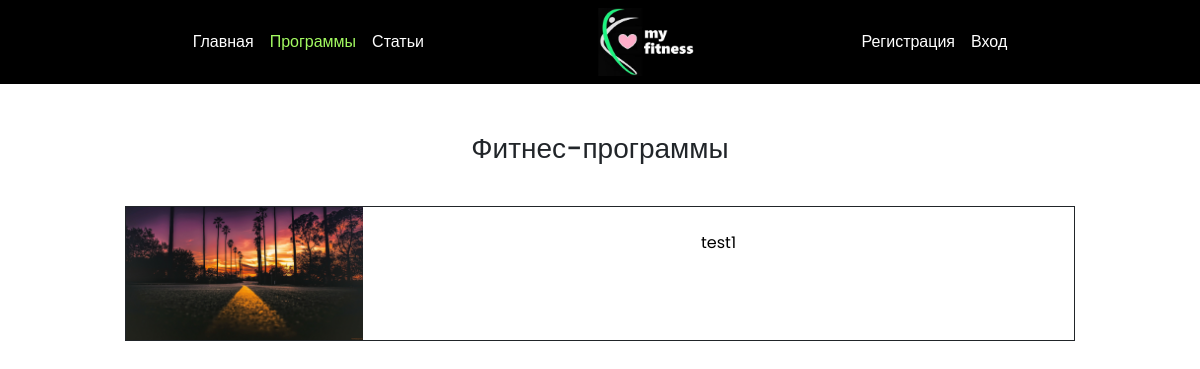
The page /programms/ on the database its author committed.
### fitness/models.py (models this page shows, shortened)
class FitnessProgramm(models.Model):
    slug = models.SlugField()
    title = models.CharField(max_length=255)
    picture = models.ImageField(upload_to='fitness_programm/')
    context = RichTextUploadingField()

### fitness/views.py (the view)
# urls.py: path('programms/', views.programms_page, name='programms'),
def programms_page(request):
    programms = FitnessProgramm.objects.all()
    context = {'programms_status': 'active', 'programms': programms}
    return render(request, 'programms.html', context)

### templates/programms.html (shortened to what this page needs)
{% extends 'base.html' %}
{% load static %}
{% block content %}
<section class="container mt-5">
    <h3 class="text-center">Фитнес-программы</h3>
    <div class="row  d-flex justify-content-center mt-4">
        {% for programm in programms %}
        <div class="col-10 col-md-10 mt-3 border-dark border border-1">
            <a href="{% url 'programm_detail' programm.id %}">
              <div class="row">
                <div class="col-12 col-lg-3 p-0">
                    <img src="{{ programm.picture.url }}" alt="Image" class="img-fluid">
                </div>
                <div class="col-12 col-lg-9">
                    <p class=" text-center mt-4">{{ programm.title }}</p>
                </div>
            </div>
            </a>
        </div>
        {% endfor %}
    </div>
</section>
{% endblock%}

### templates/base.html (shortened to what this page needs)
<!DOCTYPE html>
{% load static %}
<html lang="en">
<head>
    <link rel="stylesheet" href="https://cdnjs.cloudflare.com/ajax/libs/font-awesome/6.2.0/css/all.min.css"
 />
    <link rel="stylesheet" href="{% static 'bootstrap-5.2.2-dist/css/bootstrap.min.css' %}">
    <link rel="stylesheet" href="{% static 'css/style.css' %}">
</head>
<body>
    {% include 'includes/navbar.html' %}
    {% block content %}
    {% endblock %}
</body>
</html>

### templates/includes/navbar.html (shortened to what this page needs)
{% load static %}
<nav class="navbar navbar-expand-lg bg-0 navbar-dark">
    <div class="container">
      <div class="collapse navbar-collapse d-lg-flex justify-content-lg-evenly" id="navbarNav">
        <ul class="navbar-nav">
          <li class="nav-item">
            <a class="nav-link {{ home }}" href="{% url 'home' %}">Главная</a>
          </li>
          <li class="nav-item">
            <a class="nav-link {{ programms_status }}" href="{% url 'programms' %}" >Программы</a>
          </li>
          <li class="nav-item">
            <a class="nav-link {{ articles_status }}" href="{% url 'articles' %}">Статьи</a>
          </li>
        </ul>
        <div class="d-none d-lg-block">
          <a class="navbar-brand " href="{% url 'home' %}">
            <img src="{% static 'img/logo.jpg' %}" alt="Logo brand">
          </a>
        </div>
        <ul class="navbar-nav">
          {% if request.user.is_authenticated %}
          <li class="nav-item">
            <a class="nav-link"  href="{% url 'logout' %}">Выход</a>
          </li>
          {% else %}
          <li class="nav-item">
            <a class="nav-link {{ registr }}"  href="{% url 'registr' %}">Регистрация</a>
          </li>
          <li class="nav-item">
            <a class="nav-link {{ login }}" href="{% url 'login' %}">Вход</a>
          </li>
          {% endif %}
        </ul>
      </div>
    </div>
  </nav>

### static/css/style.css (style rules this page uses)
* { margin: 0; padding: 0; box-sizing: border-box; font-family: 'Poppins', sans-serif; }
.navbar-brand img { width: 120px; }
.bg-0 { background-color: #000 !important; color: #fff; }
.navbar-dark { background-color: #000 !important; color: #fff; }
.nav-link { color: #fff !important; }
.active { color: #a3fa61 !important; }
a { text-decoration: none; color: #000; }

### rows shown on the page
FitnessProgramm: picture (picture), title "test1"
